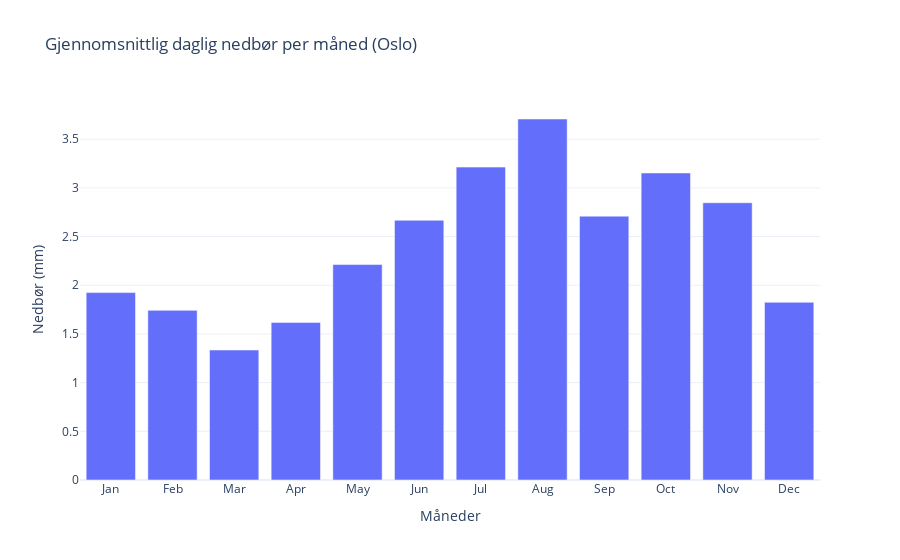

Notebook code cell kept with this figure:
### Markdown cell above
### Gjennomsnittlig daglig nedbør per måned

### Code cell
df_klima = ys.climatological_monthly_mean(
    city,
    element_id,
    statistic="mean",
)

fig = go.Figure()
fig.add_trace(
    go.Bar(
        x=df_klima["month_name"],
        y=df_klima["value"],
        name=city,
    ),
)
fig.update_layout(
    title=f"Gjennomsnittlig daglig nedbør per måned ({city})",
    xaxis_title="Måneder",
    yaxis_title="Nedbør (mm)",
    template="plotly_white",
)
fig.show()

### Figure 1 — Plotly figure (JSON) as saved in the notebook; plotly's stock layout.template omitted (floating-point values rounded to 4 significant figures)
{"data": [{"name": "Oslo", "type": "bar", "x": ["Jan", "Feb", "Mar", "Apr", "May", "Jun", "Jul", "Aug", "Sep", "Oct", "Nov", "Dec"], "y": [1.925, 1.742, 1.335, 1.619, 2.212, 2.667, 3.213, 3.707, 2.71, 3.153, 2.847, 1.825]}], "layout": {"title": {"text": "Gjennomsnittlig daglig nedbør per måned (Oslo)"}, "xaxis": {"title": {"text": "Måneder"}}, "yaxis": {"title": {"text": "Nedbør (mm)"}}}}
